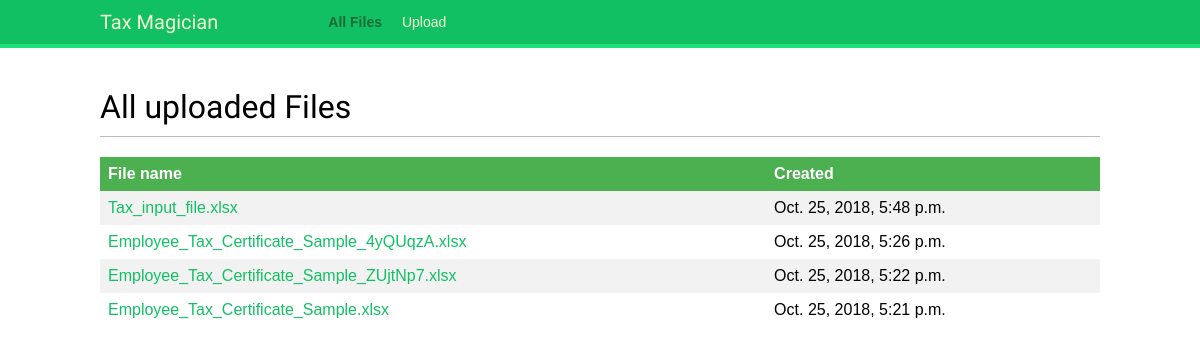
The app's page /, older data.
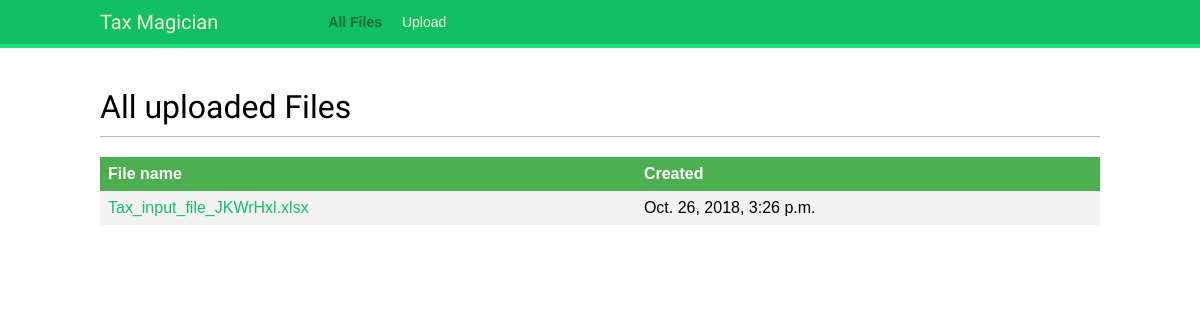
The same page, newer data.
### taxcalculation/models.py (models this page shows, shortened)
class File(models.Model):
    upload = models.FileField(upload_to='uploads/%Y/%m/%d/')
    created = models.DateTimeField(auto_now_add=True)
    class Meta:
        ordering = ('-created',)
    def get_filename(self):
        return os.path.basename(self.upload.name)
    def get_absolute_url(self):
        return reverse('taxcalculation:file_detail', args=[self.id, ])

### taxcalculation/views.py (the view)
# urls.py: 2. Add a URL to urlpatterns:  path('', views.home, name='home')
def home(request):
    files = File.objects.all()
    return render(request, "taxcalculation/home.html", {'section': 'home',
                                                        'files': files})

### taxcalculation/templates/taxcalculation/home.html (shortened to what this page needs)
{% extends "base.html" %}
{% block content %}
    <h1>All uploaded Files</h1>
    <table>
        <tr>
            <th>File name</th>
            <th>Created</th>
        </tr>
        {% for file in files %}
            <tr>
                <td><a href="{{ file.get_absolute_url }}">{{ file.get_filename }}</a></td>
                <td>{{ file.created }}</td>
            </tr>
        {% endfor %}
    </table>
{% endblock %}

Row changes from the older to the newer data that the page shows:
removed File: get_filename "Tax_input_file.xlsx", created "Oct. 25, 2018, 5:48 p.m."
removed File: get_filename "Employee_Tax_Certificate_Sample_4yQUqzA.xlsx", created "Oct. 25, 2018, 5:26 p.m."
removed File: get_filename "Employee_Tax_Certificate_Sample_ZUjtNp7.xlsx", created "Oct. 25, 2018, 5:22 p.m."
removed File: get_filename "Employee_Tax_Certificate_Sample.xlsx", created "Oct. 25, 2018, 5:21 p.m."
added File: get_filename "Tax_input_file_JKWrHxl.xlsx", created "Oct. 26, 2018, 3:26 p.m."
